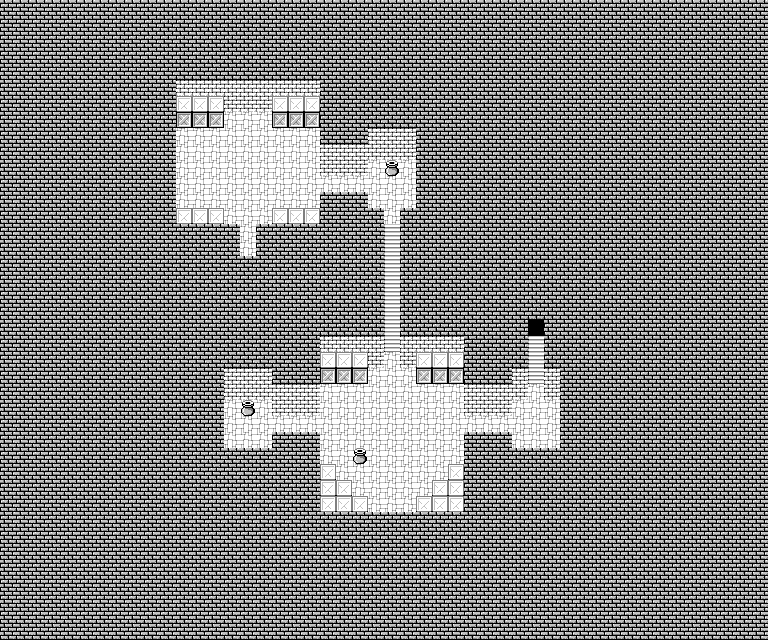

This is a level from a 2D game, rendered from its Tiled map with the project's own tilesets. A one-line summary and the map file follow, with tile-layer data summarised:
An orthogonal 48x40 tile map with 16x16 px tiles, 3 tile layers (Tile Layer 1, Tile Layer 2, Tile Layer 3), 2 tilesets and 10 objects (5x Chest, 2x Event, 2x Ceiling, Encounter).

<map version="1.0" orientation="orthogonal" renderorder="right-down" width="48" height="40" tilewidth="16" tileheight="16">
 <properties>
  <property name="bgm" value="ffl1_cave" />
  <property name="name" value="Stronghold" />
 </properties>
 <tileset firstgid="1" name="lower" tilewidth="16" tileheight="16">
  <image source="../tilesets/lower2.PNG" width="112" height="256" />
  <tile id="3">
   <properties>
    <property name="x" value="" />
   </properties>
  </tile>
  <tile id="4">
   <properties>
    <property name="x" value="" />
   </properties>
  </tile>
  <tile id="5">
   <properties>
    <property name="x" value="" />
   </properties>
  </tile>
  <tile id="6">
   <properties>
    <property name="x" value="" />
   </properties>
  </tile>
  <tile id="10">
   <properties>
    <property name="x" value="" />
   </properties>
  </tile>
  <tile id="11">
   <properties>
    <property name="x" value="" />
   </properties>
  </tile>
  <tile id="12">
   <properties>
    <property name="x" value="" />
   </properties>
  </tile>
  <tile id="13">
   <properties>
    <property name="x" value="" />
   </properties>
  </tile>
  <tile id="17">
   <properties>
    <property name="x" value="" />
   </properties>
  </tile>
  <tile id="18">
   <properties>
    <property name="x" value="" />
   </properties>
  </tile>
  <tile id="19">
   <properties>
    <property name="x" value="" />
   </properties>
  </tile>
  <tile id="20">
   <properties>
    <property name="x" value="" />
   </properties>
  </tile>
  <tile id="24">
   <properties>
    <property name="x" value="" />
   </properties>
  </tile>
  <tile id="25">
   <properties>
    <property name="x" value="" />
   </properties>
  </tile>
  <tile id="26">
   <properties>
    <property name="x" value="" />
   </properties>
  </tile>
  <tile id="27">
   <properties>
    <property name="x" value="" />
   </properties>
  </tile>
  <tile id="31">
   <properties>
    <property name="x" value="" />
   </properties>
  </tile>
  <tile id="32">
   <properties>
    <property name="x" value="" />
   </properties>
  </tile>
  <tile id="33">
   <properties>
    <property name="x" value="" />
   </properties>
  </tile>
  <tile id="34">
   <properties>
    <property name="x" value="" />
   </properties>
  </tile>
  <tile id="38">
   <properties>
    <property name="x" value="" />
   </properties>
  </tile>
  <tile id="39">
   <properties>
    <property name="x" value="" />
   </properties>
  </tile>
  <tile id="40">
   <properties>
    <property name="x" value="" />
   </properties>
  </tile>
  <tile id="41">
   <properties>
    <property name="x" value="" />
   </properties>
  </tile>
  <tile id="45">
   <properties>
    <property name="x" value="" />
   </properties>
  </tile>
  <tile id="46">
   <properties>
    <property name="x" value="" />
   </properties>
  </tile>
  <tile id="47">
   <properties>
    <property name="x" value="" />
   </properties>
  </tile>
  <tile id="48">
   <properties>
    <property name="x" value="" />
   </properties>
  </tile>
  <tile id="52">
   <properties>
    <property name="x" value="" />
   </properties>
  </tile>
  <tile id="53">
   <properties>
    <property name="x" value="" />
   </properties>
  </tile>
  <tile id="54">
   <properties>
    <property name="x" value="" />
   </properties>
  </tile>
  <tile id="56">
   <properties>
    <property name="x" value="" />
   </properties>
  </tile>
  <tile id="57">
   <properties>
    <property name="x" value="" />
   </properties>
   <animation>
    <frame tileid="56" duration="500" />
    <frame tileid="63" duration="500" />
    <frame tileid="70" duration="500" />
    <frame tileid="77" duration="500" />
   </animation>
  </tile>
  <tile id="58">
   <animation>
    <frame tileid="59" duration="500" />
    <frame tileid="60" duration="500" />
    <frame tileid="61" duration="500" />
    <frame tileid="62" duration="500" />
   </animation>
  </tile>
  <tile id="63">
   <properties>
    <property name="x" value="" />
   </properties>
  </tile>
  <tile id="70">
   <properties>
    <property name="x" value="" />
   </properties>
  </tile>
  <tile id="73">
   <properties>
    <property name="x" value="" />
   </properties>
  </tile>
  <tile id="77">
   <properties>
    <property name="x" value="" />
   </properties>
  </tile>
  <tile id="84">
   <properties>
    <property name="x" value="" />
   </properties>
  </tile>
  <tile id="85">
   <properties>
    <property name="x" value="" />
   </properties>
   <animation>
    <frame tileid="84" duration="500" />
    <frame tileid="91" duration="500" />
    <frame tileid="98" duration="500" />
    <frame tileid="105" duration="500" />
   </animation>
  </tile>
  <tile id="91">
   <properties>
    <property name="x" value="" />
   </properties>
  </tile>
  <tile id="98">
   <properties>
    <property name="x" value="" />
   </properties>
  </tile>
  <tile id="103">
   <properties>
    <property name="x" value="" />
   </properties>
  </tile>
  <tile id="105">
   <properties>
    <property name="x" value="" />
   </properties>
  </tile>
 </tileset>
 <tileset firstgid="113" source="../tilesets/upper.tsx" />
 <layer name="Tile Layer 1" width="48" height="40">
  <properties>
   <property name="z" value="0" />
  </properties>
  <data>[1920 cells, 1920 non-empty, 6 distinct tile ids]</data>
 </layer>
 <layer name="Tile Layer 2" width="48" height="40">
  <properties>
   <property name="z" value=".5" />
  </properties>
  <data>[1920 cells, 45 non-empty, 3 distinct tile ids]</data>
 </layer>
 <objectgroup name="Object Layer 1">
  <object name="tele" type="Event" x="528" y="320" width="16" height="16">
   <properties>
    <property name="onCollide" value="teleport('world1/mountaintown.tmx', 23, 25)" />
   </properties>
  </object>
  <object name="roof" type="Ceiling" x="256" y="320">
   <properties>
    <property name="roofID" value="32" />
    <property name="roofTileset" value="lower" />
   </properties>
   <polygon points="48,48 48,128 -32,128 -32,48" />
  </object>
  <object name="chest" type="Chest" x="176" y="128" width="16" height="16">
   <properties>
    <property name="item" value="item_hp200" />
   </properties>
  </object>
  <object name="roof" type="Ceiling" x="512" y="320">
   <properties>
    <property name="roofID" value="32" />
    <property name="roofTileset" value="lower" />
   </properties>
   <polygon points="48,0 48,128 -32,128 -32,0" />
  </object>
  <object name="encounter" type="Encounter" x="224" y="288">
   <properties>
    <property name="mdo" value="encounterset_level00_danger02" />
   </properties>
   <polygon points="-16,0 352,0 352,256 -16,256" />
  </object>
  <object name="chest" type="Chest" x="304" y="128" width="16" height="16">
   <properties>
    <property name="item" value="body_gold" />
   </properties>
  </object>
  <object name="chest" type="Chest" x="240" y="128" width="16" height="16">
   <properties>
    <property name="item" value="key_artifactHeatgoggle" />
    <property name="keyItem" value="KEY_ITEM" />
   </properties>
  </object>
  <object name="tele" type="Event" x="240" y="256" width="16" height="16">
   <properties>
    <property name="onCollide" value="teleport('world1/mountaintown.tmx', 19, 15)" />
   </properties>
  </object>
  <object name="chest" type="Chest" x="224" y="112" width="16" height="16">
   <properties>
    <property name="collectable" value="stone_earth" />
   </properties>
  </object>
  <object name="chest" type="Chest" x="256" y="112" width="16" height="16">
   <properties>
    <property name="collectable" value="stone_air" />
   </properties>
  </object>
 </objectgroup>
 <layer name="Tile Layer 3" width="48" height="40">
  <properties>
   <property name="z" value="1.0" />
  </properties>
  <data>[1920 cells, 1 non-empty, 1 distinct tile ids]</data>
 </layer>
</map>
